Frame 1 (no input): blank canvas, image omitted
Frame 60 (no input): blank canvas, image omitted
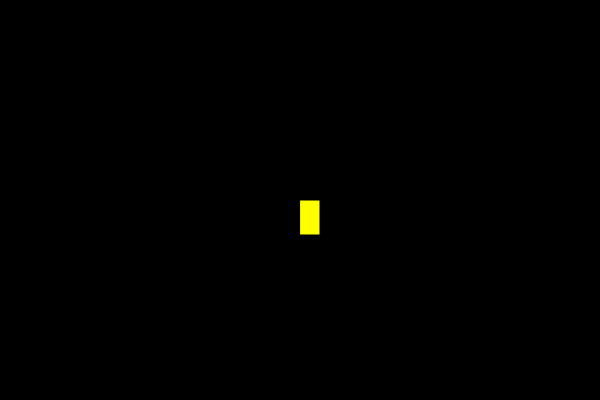
Frame 120 (the mouse pressed at the canvas centre since frame 60)

The p5.js sketch whose frames 1 and 60 were blank and that drew this single picture after the mouse press (run headless with seeded random() and noise() and a simulated clock; from frame 60 on, the mouse is pressed at the canvas centre):

// p5.js sketch
// ── sketch.js
function setup() {
    createCanvas(600, 400);
      background("black");
  }
  
  function draw() {
    
    fill("yellow");
    
    // console.log(mouseIsPressed)
    
    if(mouseIsPressed){
      rect(mouseX,mouseY,20,35);
    }
  }
